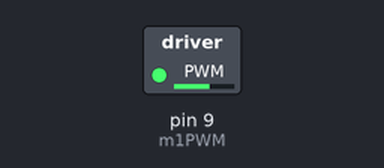
Recording of a sketch running on a simulated Arduino Uno, built with avr-gcc and run on an emulated ATmega328P. On the bench: switched loads named in the sketch (green lamp = pin HIGH).

Above: at 0.05 s.
At 4.0 s:
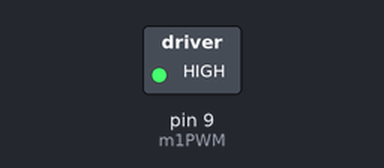
Timing chart, 0 to 5.2 s (numbered marks = the images above):
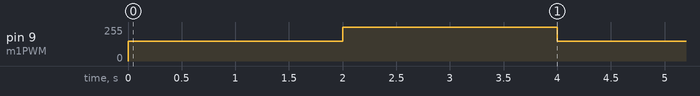

Measured:
- by itself, pin 9 (m1PWM): alternates 255/255 for 2.0 s and 150/255 for 2.0 s

The sketch:

motor.ino
```cpp
#include "DualMC33926MotorShield.h"
DualMC33926MotorShield md;

#define m1Dir 7
#define m1PWM 9
#define m2Dir 8
#define m2PWM 10


void setup() {
  Serial.begin(9600);
  md.init();
}

void loop() {
  motor(1,150);
  delay(2000);
  motor(1,-150);
  delay(2000);

}

void motor (int m, int pwm) {  //input m = 1 for m1, pwm between 0 and 255
  if(m == 1){
    if(pwm > 0){  //if pwm > 0, turn wheel forward direction at some speed
      digitalWrite(m1Dir,HIGH);
      analogWrite(m1PWM,pwm);
    }
    else if(pwm < 0){  //if pwm < 0, turn wheel reverse direction at some speed
      digitalWrite(m1Dir,LOW);
      analogWrite(m1PWM,pwm);
    }
    else{
      analogWrite(m1PWM,0);
    }
  }//end motor m1
  if(m == 2){
    if(pwm > 0){  //if pwm > 0, turn wheel forward direction at some speed
      digitalWrite(m2Dir,HIGH);
      analogWrite(m2PWM,pwm);
    }
    else if(pwm < 0){  //if pwm < 0, turn wheel reverse direction at some speed
      digitalWrite(m2Dir,LOW);
      analogWrite(m2PWM,pwm);
    }
    else{
      analogWrite(m2PWM,0);
    }//end motor m2
  }
}
```
